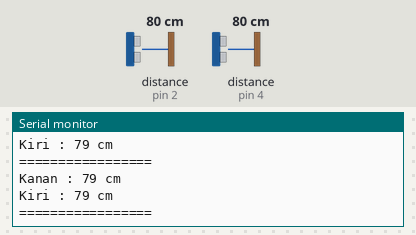
Recording of a sketch running on a simulated Arduino Uno, built with avr-gcc and run on an emulated ATmega328P. Shown: the last lines printed to the serial monitor. Wiring (inferred from the names in the program): 2 × ultrasonic range finder: trigger pin 3, echo pin 2 / trigger pin 5, echo pin 4. The test bench sets the inputs (shaded band); at power-on: distance to the obstacle (sensors on pin 2, pin 4) 80 cm. The echo pulse lasts 58.3 µs per cm.

Above: at 1.3 s.
1.4 s: distance to the obstacle (sensor on pin 2) set to 2 cm
At 1.89 s:
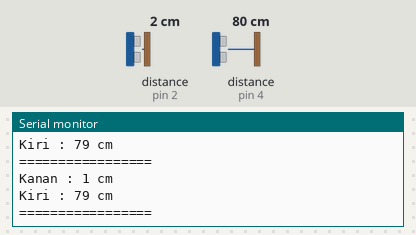
2.9 s: distance to the obstacle (sensor on pin 4) set to 2 cm
At 3.4 s:
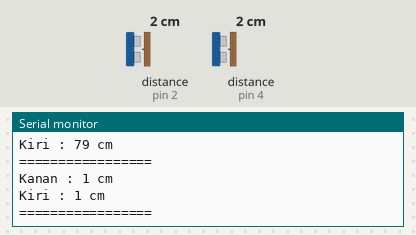
4.4 s: distance to the obstacle (sensor on pin 2) set to 4 cm
At 4.91 s:
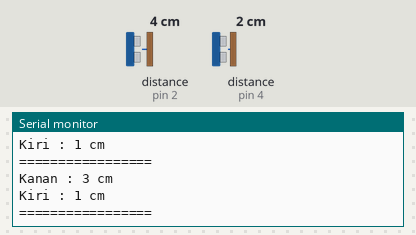
5.9 s: distance to the obstacle (sensor on pin 4) set to 4 cm
At 6.41 s:
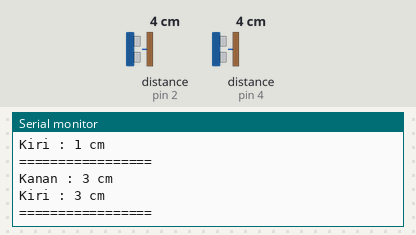
Timing chart, 0 to 8.4 s (numbered marks = the images above; inputs shaded):
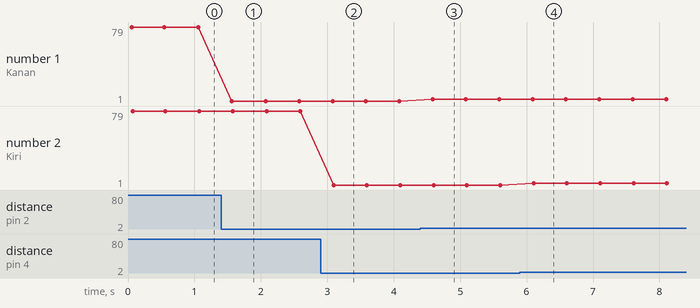

Measured:
- after the input at 1.4 s, the serial monitor: prints a new line after 0.17 s (image 1)
- after the input at 2.9 s, the serial monitor: prints a new line after 0.19 s (image 2)
- after the input at 4.4 s, the serial monitor: prints a new line after 0.19 s (image 3)
- after the input at 5.9 s, the serial monitor: prints a new line after 0.21 s (image 4)
- plotted number 1: 79 → 1 after the input at 1.4 s, 1 → 3 after the input at 4.4 s

The sketch:

Sensor.ino
```cpp
//Sensor Kanan
#define echoPin1 2
#define trigPin1 3
//Sensor Kiri
#define echoPin2 4
#define trigPin2 5

#define pwmPin 5


struct DataSensor{
  long duration;
  long distance;
};


void setup() {
  pinMode(trigPin1, OUTPUT);
  pinMode(echoPin1, INPUT);
  pinMode(trigPin2, OUTPUT);
  pinMode(echoPin2, INPUT);
  Serial.begin(9600);
  Serial.println("Ultrasonic Sensor HC-SR04 Test");
  Serial.println("with Arduino UNO R3");
}

void loop() {

    DataSensor Skanan, Skiri;

    //Data Sensor Kanan
    digitalWrite(trigPin1, LOW);
    delayMicroseconds(2);
    digitalWrite(trigPin1, HIGH);
    delayMicroseconds(10);
    digitalWrite(trigPin1, LOW);
    Skanan.duration = pulseIn(echoPin1, HIGH);
    Skanan.distance = Skanan.duration/58.2; //Converting CM

    //Data Sensor Kiri
    digitalWrite(trigPin2, LOW);
    delayMicroseconds(2);
    digitalWrite(trigPin2, HIGH);
    delayMicroseconds(10);
    digitalWrite(trigPin2, LOW);
    Skiri.duration = pulseIn(echoPin2, HIGH);
    Skiri.distance = Skiri.duration/58.2; //Converting CM

    //===========================================================================//
    Serial.print("Kanan : ");
    Serial.print(Skanan.distance);
    Serial.println(" cm");
    Serial.print("Kiri : ");
    Serial.print(Skiri.distance);
    Serial.println(" cm");
    Serial.println("=================");
    delay(500);

}
```
